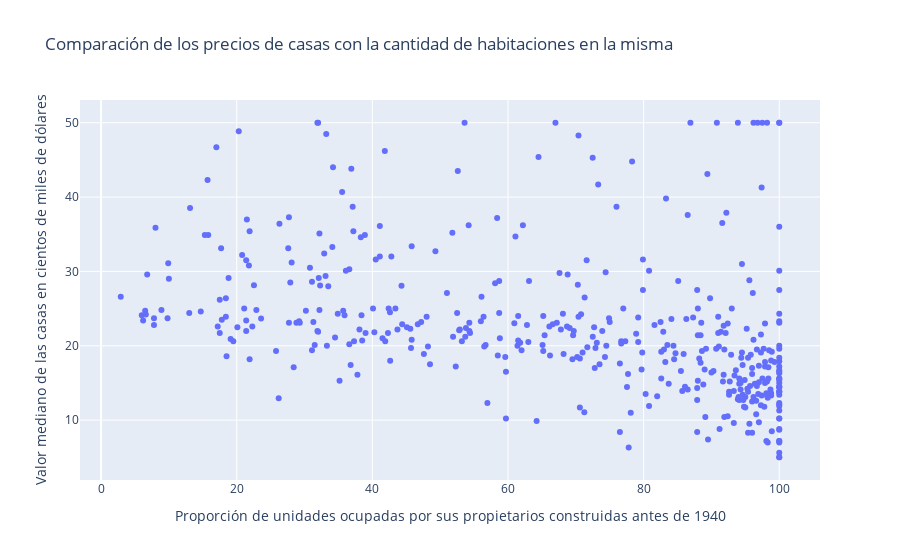

The notebook cell this image was saved under:
### Markdown cell above
Se observa una relación positiva debil-media entre el número de habitaciones por vivienda y el valor mediano de las casas en cientos de miles de dólares

### Code cell
fig = px.scatter(x=X_train_imputado_df['AGE'], y=y_train_df['MEDV'], 
                title='Comparación de los precios de casas con la cantidad de habitaciones en la misma'
                , labels={'x':'Proporción de unidades ocupadas por sus propietarios construidas antes de 1940','y':'Valor mediano de las casas en cientos de miles de dólares'})
fig.show()

### Figure 1 — Plotly figure (JSON) as saved in the notebook; plotly's stock layout.template omitted (floating-point values rounded to 4 significant figures; data arrays with more than 128 entries replaced by an {"elided": "..."} marker saying what was removed)
{"data": [{"hovertemplate": "Proporción de unidades ocupadas por sus propietarios construidas antes de 1940=%{x}<br>Valor mediano de las casas en cientos de miles de dólares=%{y}<extra></extra>", "legendgroup": "", "marker": {"color": "#636efa", "symbol": "circle"}, "mode": "markers", "name": "", "orientation": "v", "showlegend": false, "type": "scatter", "x": {"elided": "428 float values"}, "xaxis": "x", "y": {"elided": "428 float values"}, "yaxis": "y"}], "layout": {"legend": {"tracegroupgap": 0}, "title": {"text": "Comparación de los precios de casas con la cantidad de habitaciones en la misma"}, "xaxis": {"anchor": "y", "domain": [0, 1], "title": {"text": "Proporción de unidades ocupadas por sus propietarios construidas antes de 1940"}}, "yaxis": {"anchor": "x", "domain": [0, 1], "title": {"text": "Valor mediano de las casas en cientos de miles de dólares"}}}}
